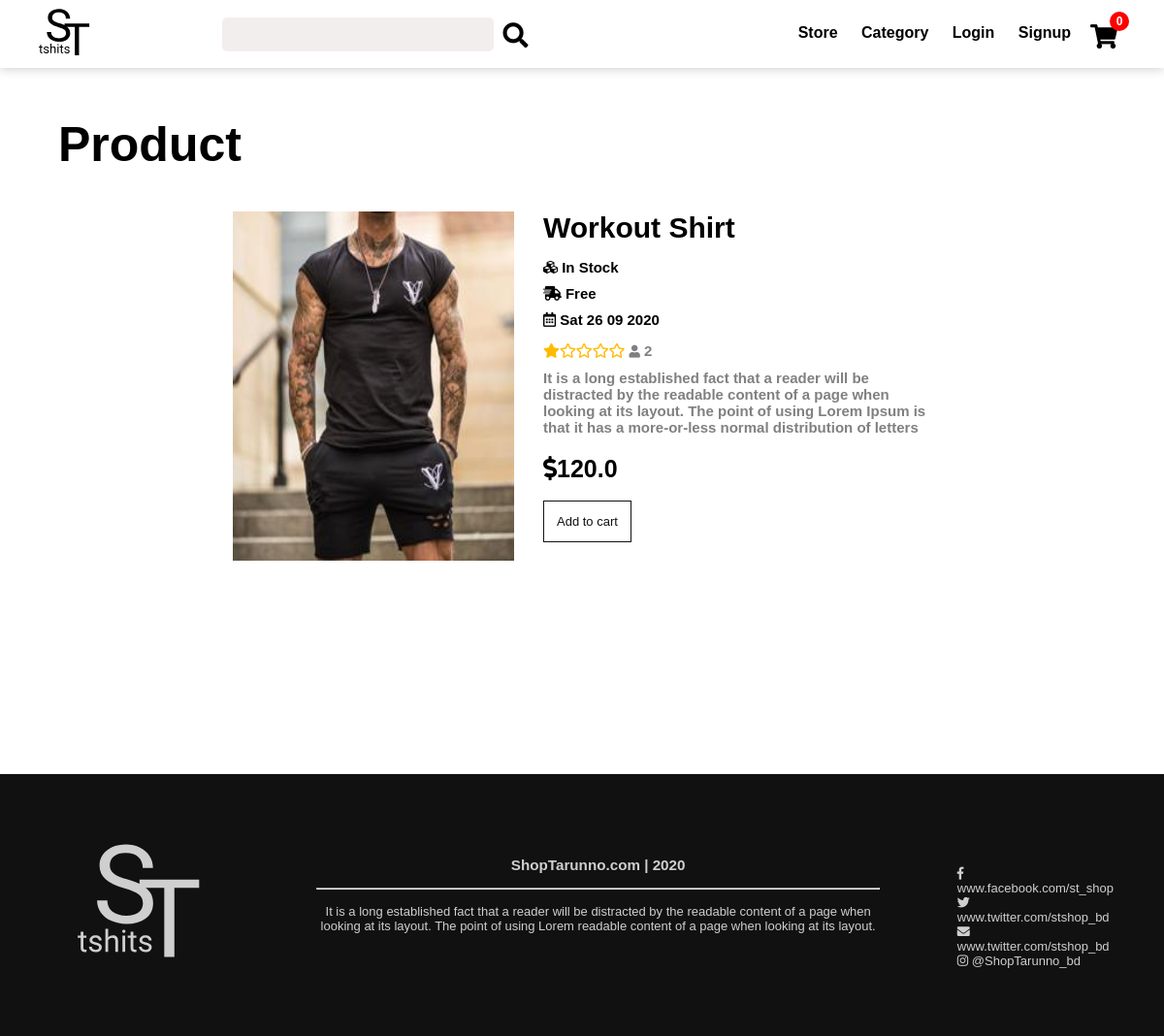
Page /product/20/ on the committed database.
### store/models.py (models this page shows, shortened)
class Product(models.Model):
    name = models.CharField(max_length=100, null=True)
    price = models.FloatField(null=True)
    category = models.ManyToManyField(Category, null=True)
    image = models.ImageField(null=True, blank=True, upload_to='product/')
    on_sell = models.BooleanField(default=False, null=True)
    date = models.DateTimeField(default=timezone.now)
    on_stock = models.BooleanField(default=True, null=True)
    delivery = models.BooleanField(default=False, null=True)

### store/views.py (the view)
# urls.py: path('product/<int:id>/', views.view_product, name='product'),
def view_product(request, id):
    product = Product.objects.get(id=id)
    categories = Category.objects.all()
    data = cartData(request)
    order = data['order']
    ratings = Rating.objects.filter(product=product)
    sum_rated = ratings.count()
    sum_rating = sum([i.rating for i in ratings])
    if sum_rated == 0:
        rating = 0
    else:
        rating = sum_rating / sum_rated
    reviews = Review.objects.filter(product=product).all()
    context = {
        'product': product,
        'rating': rating,
        'rated': sum_rated,
        'reviews': reviews,
        'order': order,
        'categories': categories,
        'title': 'Product'
    }
    return render(request, 'store/product.html', context)

### store/cart.py (called while the page is built, shortened)
def cookieCart(request):
    try:
        cart = json.loads(request.COOKIES['cart'])
    except:
        cart = {}
    items = []
    order = {'get_cart_total': 0, 'get_cart_total_item': 0}
    return {'items': items, 'order': order}

def cartData(request):
    if request.user.is_authenticated:
        customer = request.user.customer
        order, created = Order.objects.get_or_create(customer=customer)
        items = order.orderitem_set.all()
    else:
        cookieData = cookieCart(request)
        order = cookieData['order']
        items = cookieData['items']
    return {'items': items, 'order': order}

### store/templates/store/product.html (shortened to what this page needs)
{% extends 'store/base.html' %}
{% load static %}
{% load crispy_forms_tags %}
{% block body %}
<link rel="stylesheet" href="{% static 'css/product.css' %}">
<h1>Product</h1>
	<div class="product">
		<div class="product-container">
				<div class="item">
					<img src={{ product.image.url }}>
					<h3 class="product-name"> {{ product.name }}</h3>
					{% if product.on_stock %}
						<h3 class="product-stock"><i class="fas fa-cubes"></i> In Stock</h3>
					{% else %}
						<h3 class="product-stock"><i class="fas fa-cubes"></i> Out of Stock</h3>
					{% endif %}
					{% if product.delivery %}
						<h3 class="product-shipping"><i class="fas fa-shipping-fast"></i> Free</h3>
					{% else %}
						<h3 class="product-shipping"><i class="fas fa-shipping-fast"></i> Charges applies</h3>
					{% endif %}
					<h3 class="product-date"><i class="far fa-calendar-alt"></i> {{ product.date | date:"D d m Y" }}</h3>
					<h2 class="rating" data-rating={{rating}}>
					</h2><p style="display:inline;"> <i style="font-size:13px;" class="fas fa-user"> </i> {{ rated }}</p>
					<p>It is a long established fact that a reader will be distracted by the readable content of a page when looking at its layout.
						 The point of using Lorem Ipsum is that it has a more-or-less normal distribution of letters</p>
					<h3 class="product-price"><i class="fas fa-dollar-sign"></i>{{ product.price }}</h3>
					<a data-product={{product.id}} data-action="add" id="item-btn" class="add-to-cart-btn update-cart">Add to cart</a>
				</div>
		</div>
	</div>
{% endblock body %}

### static/css/base.css (style rules this page uses)
body { margin: 0px; padding: 0px; font-family: 'Arial', sans-serif; overflow-x: hidden; background-color: white; }
* { margin: 0px; padding: 0px; }
html { overflow-x: hidden; }

### static/css/product.css (style rules this page uses)
h1 { padding-top: 120px; width: 90%; margin: auto; font-size: 50px; padding-bottom: 20px; }
.product { min-height: 40vh; width: 60%; margin: auto; }
.item { margin-top: 20px; min-height: 60vh; }
.item img { float: left; height: 360px; width: 290px; margin-right: 30px; }
.add-to-cart-btn { font-size: 13px; text-decoration: none; color: #111; border: 1px solid #111; padding: 13px; background-color: #ffffff; font-family: 'Arial', sans-serif; transition: .3s; }
.product-name { font-size: 30px; margin-bottom: 10px; }
.product p { color: gray; font-size: 15px; font-weight: bold; margin-bottom: 20px; margin-top: 10px; }
.product-price { font-size: 25px; margin-bottom: 30px; }
.product-stock { font-size: 15px; font-weight: bolder; padding: 5px; }
.product-shipping { font-size: 15px; font-weight: bolder; padding: 5px; }
.rating { font-size: 15px; display: inline; color: #ffbb00; }
.product-date { font-size: 15px; font-weight: bolder; padding: 5px; margin-bottom: 10px; }

### rows in the picture
Product: image (picture), name "Workout Shirt", date "Sat 26 09 2020", price "120.0"

### other values in the picture
{{ order.get_cart_total_item }} "0"
{{ rated }} "2"
